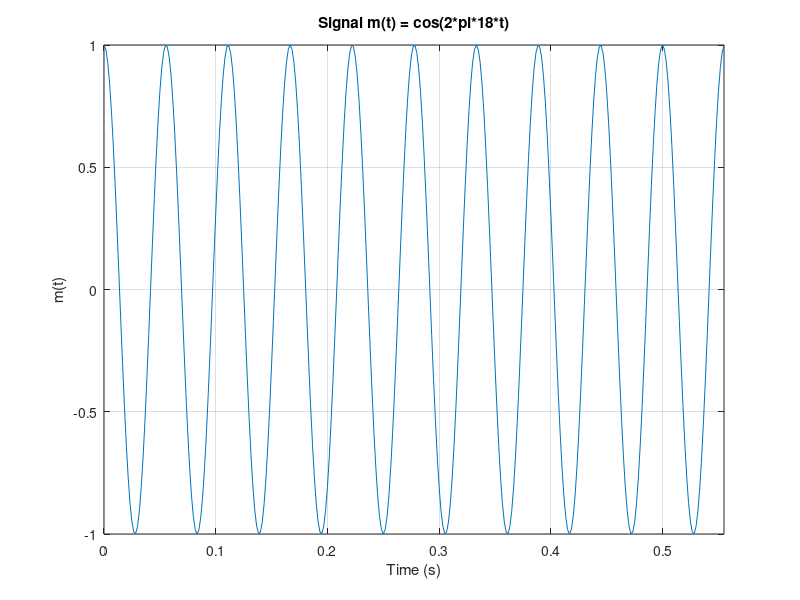
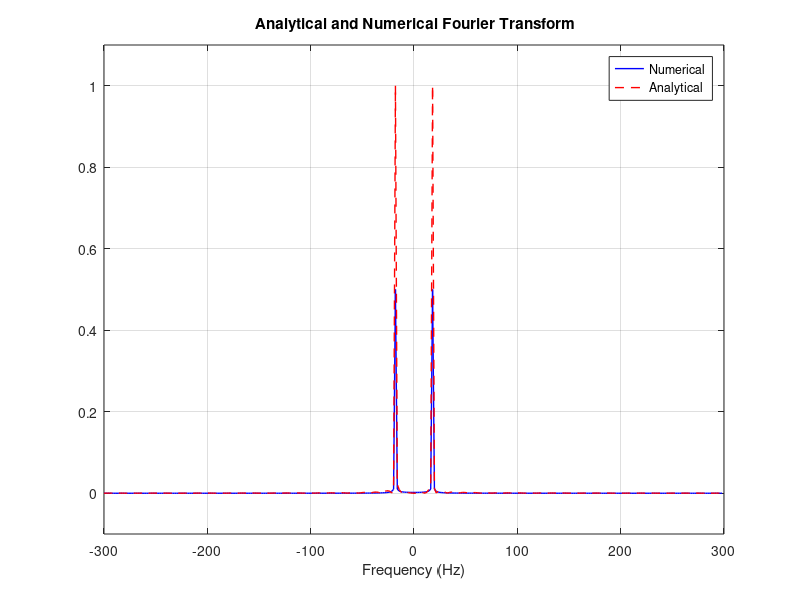

MATLAB code to generate these figures, in order:
clc;
close all;
clear;
ts=1/600;  %Time step
fm=18;       %Massage Frequency
T=10/fm;      %Total simulation time
fs=1/ts;     % Sampling frequency
N=ceil(T/ts); %Length of Vector 
t=0:ts:(N-1)*ts;
df=fs/N;      %Frequency step
m=cos(2*pi*fm*t); %Massage Signal
m(t>9|t<0)=0;
figure (1);
plot(t,m);
xlabel('Time (s)');
ylabel('m(t)');
title('Signal m(t) = cos(2*pi*18*t)');
axis tight;
grid on;
%%%%%%%%%%%%%%%%%%%%%%%%%%%%%%%%%%%%%%%%%%%%%%%%%
if(rem(N,2)==0)
f = - (0.5*fs) : df : (0.5*fs-df) ; 
else
    f = - (0.5*fs-0.5*df) : df : (0.5*fs-0.5*df) ; 
end
%%%%%%%%%%%%%%%%%%%%%%%%%%%%%%%%%%%%%%%%%%%%%%%%%%
% Numerical fft
M_nu=fftshift(fft(m))/N;


% Analytical expression %%%%% محتاجين نسال المعيد فيه %%%%
M_an = (9/2)*(sinc(9*(f-18)) + sinc(9*(f+18)));

%%%%%%%%%%%%%%%%%%%%%%%%%%%%%%%%%%%%%%%%%%%%%%%%%
%plot
figure (2);
plot(f,abs(M_nu),"Color","b","LineWidth",1);
hold on ;
plot(f,abs(M_an)/(max(M_an)),"Color","r","LineStyle","--","LineWidth",1);
xlabel('Frequency (Hz)');
ylabel=('M(F)');
title(' Analytical and Numerical Fourier Transform');
legend('Numerical', 'Analytical');
ylim([-0.1 , 1.1]);
grid on;
%%%%%%%%%%%%%%%%%%%%%%%%%%%%%%%%%%%%%%%%%%%%%%%%%%%get Band_Width
Max_Value = max(abs(M_nu));
index = find(f == 0);
b = 0;

for C_index = index : length(f)


    if (abs(M_nu(C_index)) == Max_Value)
        b = 1;
    end

    if(M_nu(C_index) < (0.01 *  Max_Value) && b == 1)
    index = C_index;
    break
    end
end


Band_Width = f(index);

disp(Band_Width);
%%%%%%%%%%%%%%%%%%%%%%%%%%%%%%%%%%%%%%%%
